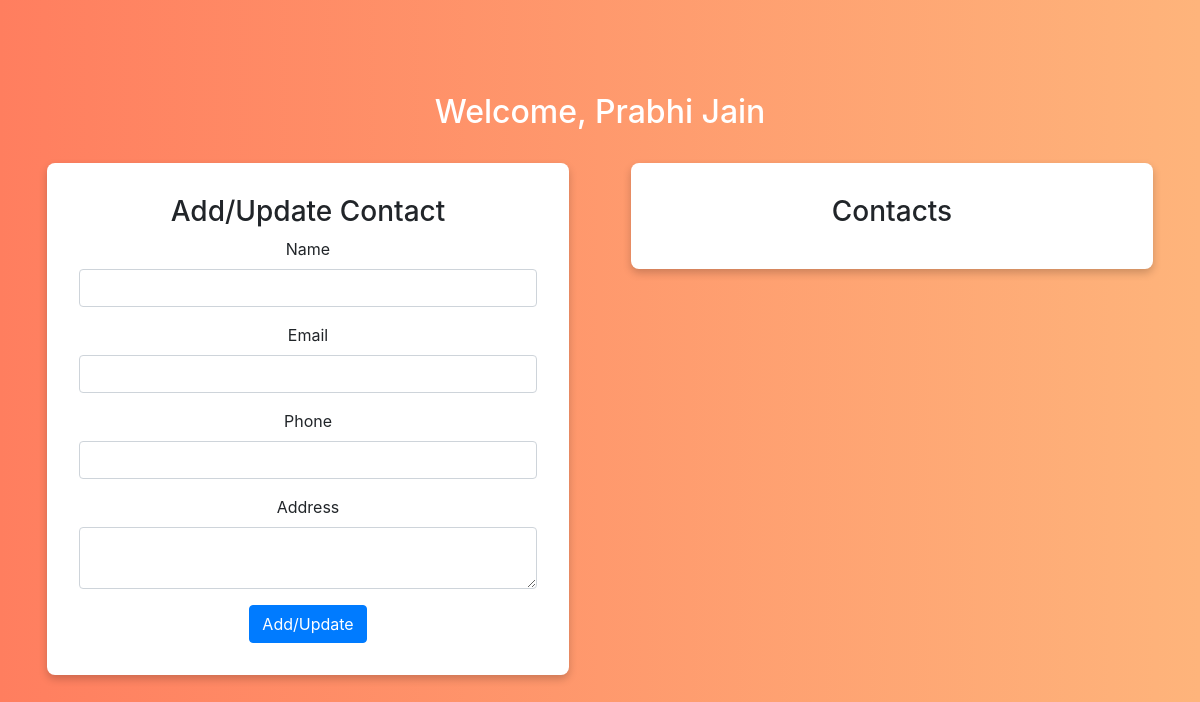
Page /contact/Prabhi Jain/ on the earlier database version.
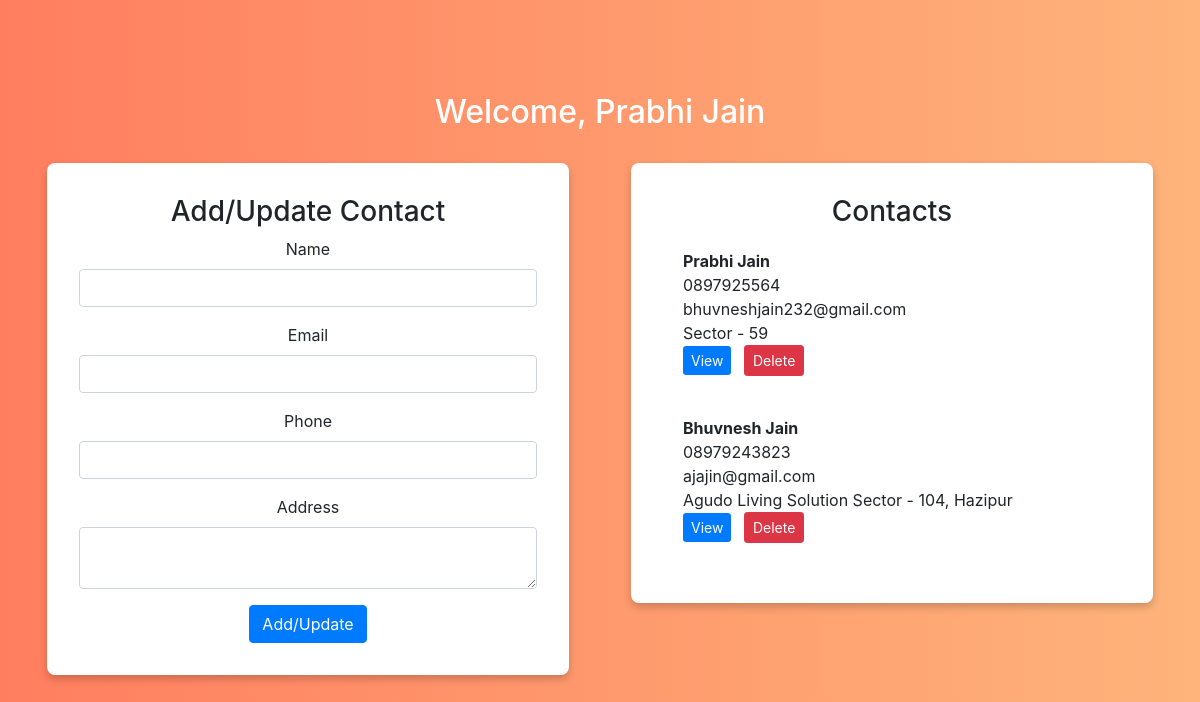
Same page on the later database version.
### contacts/models.py (models this page shows, shortened)
class Contact(models.Model):
    name = models.CharField(max_length=50)
    phone = models.CharField(max_length=15)
    email = models.EmailField(unique=True)
    address = models.TextField()

### contacts/views.py (the view, shortened to what this page needs)
# urls.py: path('contact/<str:name>/', views.contact, name='contact'),
def contact(request, name):
    contacts = Contact.objects.all()
    return render(request, 'contacts/contact.html', {'name': name, 'contacts': contacts})

### contacts/templates/contacts/contact.html (shortened to what this page needs)
<!DOCTYPE html>
<html lang="en">
<head>
    {% load static %}
    <link href="https://stackpath.bootstrapcdn.com/bootstrap/4.5.2/css/bootstrap.min.css" rel="stylesheet">
    <link href="{% static 'css/contact.css' %}" rel="stylesheet">
</head>
<body>
    <div class="gradient-background">
        <div class="container">
            <h2 class="welcome-message">Welcome, {{ name }}</h2>
            <div class="row">
                <div class="col-md-6">
                    <div class="box left-box">
                        <h3>Add/Update Contact</h3>
                        <form method="post">
                            <div class="form-group">
                                <label for="name">Name</label>
                                <input type="text" name="name" class="form-control" required>
                            </div>
                            <div class="form-group">
                                <label for="email">Email</label>
                                <input type="email" name="email" class="form-control" required>
                            </div>
                            <div class="form-group">
                                <label for="phone">Phone</label>
                                <input type="text" name="phone" class="form-control" required>
                            </div>
                            <div class="form-group">
                                <label for="address">Address</label>
                                <textarea name="address" class="form-control" required></textarea>
                            </div>
                            <button type="submit" class="btn btn-primary" name="action" value="add_update">Add/Update</button>
                        </form>
                    </div>
                </div>
                <div class="col-md-6">
                    <div class="box right-box">
                        <h3>Contacts</h3>
                        <ul class="list-group">
                            {% for contact in contacts %}
                                <li class="list-group-item">
                                    <strong>{{ contact.name }}</strong><br>
                                    {{ contact.phone }}<br>
                                    {{ contact.email }}<br>
                                    {{ contact.address }}<br>
                                    <a href="{% url 'display' contact.email %}" class="btn btn-info btn-sm">View</a>
                                    <form method="post" style="display:inline;">
                                        <button type="submit" class="btn btn-danger btn-sm" name="action" value="delete">Delete</button>
                                    </form>
                                </li>
                            {% endfor %}
                        </ul>
                    </div>
                </div>
            </div>
        </div>
    </div>
</body>
</html>

### contacts/static/css/contact.css (style rules this page uses)
.gradient-background { background: linear-gradient(to right, #ff7e5f, #feb47b); min-height: 100vh; display: flex; align-items: center; justify-content: center; text-align: center; padding: 2rem; }
.welcome-message { color: #fff; margin-bottom: 2rem; }
.box { background-color: #fff; border-radius: 8px; padding: 2rem; box-shadow: 0 4px 8px rgba(0, 0, 0, 0.2); margin-bottom: 2rem; }
.left-box { margin-right: 1rem; }
.right-box { margin-left: 1rem; text-align: left; }
.right-box h3 { text-align: center; }
.list-group-item { border: none; margin-bottom: 1rem; }
.list-group-item a { margin-right: 0.5rem; }
.btn-info { background-color: #007bff; border: none; }

Differences in the rows shown:
added Contact: name "Prabhi Jain", phone "0897925564", email "bhuvneshjain232@gmail.com", address "Sector - 59"
added Contact: name "Bhuvnesh Jain", phone "08979243823", email "ajajin@gmail.com", address "Agudo Living Solution Sector - 104, Hazipur"
Other differences:
{{ name }}: "Prabhi Jain" → (not shown)
